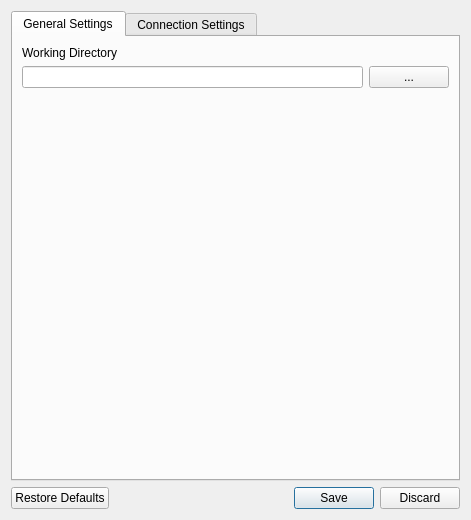
<?xml version="1.0" encoding="UTF-8"?>
<ui version="4.0">
 <class>StructuraSystems::Client::SettingsDialog</class>
 <widget class="QDialog" name="StructuraSystems::Client::SettingsDialog">
  <property name="geometry">
   <rect>
    <x>0</x>
    <y>0</y>
    <width>471</width>
    <height>520</height>
   </rect>
  </property>
  <property name="windowTitle">
   <string>Settings</string>
  </property>
  <property name="locale">
   <locale language="English" country="UnitedStates"/>
  </property>
  <layout class="QVBoxLayout" name="verticalLayout">
   <item>
    <widget class="QTabWidget" name="SettingsTabWidget">
     <property name="currentIndex">
      <number>0</number>
     </property>
     <widget class="QWidget" name="tab">
      <attribute name="title">
       <string>General Settings</string>
      </attribute>
      <layout class="QVBoxLayout" name="verticalLayout_3">
       <item>
        <widget class="QLabel" name="label_4">
         <property name="text">
          <string>Working Directory</string>
         </property>
        </widget>
       </item>
       <item>
        <layout class="QHBoxLayout" name="horizontalLayout">
         <item>
          <widget class="QLineEdit" name="DeistinationLineEdit"/>
         </item>
         <item>
          <widget class="QPushButton" name="SelectFolderButton">
           <property name="text">
            <string>...</string>
           </property>
          </widget>
         </item>
        </layout>
       </item>
       <item>
        <spacer name="verticalSpacer_2">
         <property name="orientation">
          <enum>Qt::Orientation::Vertical</enum>
         </property>
         <property name="sizeHint" stdset="0">
          <size>
           <width>20</width>
           <height>40</height>
          </size>
         </property>
        </spacer>
       </item>
      </layout>
     </widget>
     <widget class="QWidget" name="tab_2">
      <attribute name="title">
       <string>Connection Settings</string>
      </attribute>
      <layout class="QVBoxLayout" name="verticalLayout_2">
       <item>
        <widget class="QLabel" name="label">
         <property name="text">
          <string>Server Adress</string>
         </property>
        </widget>
       </item>
       <item>
        <widget class="QLineEdit" name="ServerAdressLineEdit"/>
       </item>
       <item>
        <widget class="QLabel" name="label_2">
         <property name="text">
          <string>Username</string>
         </property>
        </widget>
       </item>
       <item>
        <widget class="QLineEdit" name="UsernameLineEdit"/>
       </item>
       <item>
        <widget class="QLabel" name="label_3">
         <property name="text">
          <string>Password</string>
         </property>
        </widget>
       </item>
       <item>
        <widget class="QLineEdit" name="PasswordLineEdit">
         <property name="echoMode">
          <enum>QLineEdit::EchoMode::Password</enum>
         </property>
        </widget>
       </item>
       <item>
        <spacer name="verticalSpacer">
         <property name="orientation">
          <enum>Qt::Orientation::Vertical</enum>
         </property>
         <property name="sizeHint" stdset="0">
          <size>
           <width>20</width>
           <height>40</height>
          </size>
         </property>
        </spacer>
       </item>
      </layout>
     </widget>
    </widget>
   </item>
   <item>
    <widget class="QDialogButtonBox" name="DialogButtonBox">
     <property name="orientation">
      <enum>Qt::Orientation::Horizontal</enum>
     </property>
     <property name="standardButtons">
      <set>QDialogButtonBox::StandardButton::Discard|QDialogButtonBox::StandardButton::RestoreDefaults|QDialogButtonBox::StandardButton::Save</set>
     </property>
     <property name="centerButtons">
      <bool>false</bool>
     </property>
    </widget>
   </item>
  </layout>
 </widget>
 <resources/>
 <connections/>
</ui>
